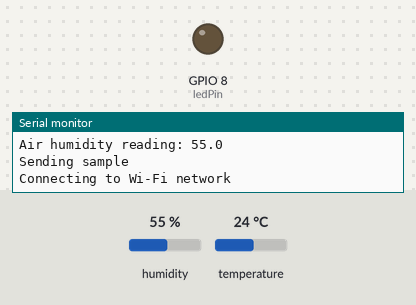
The sketch below on a simulated ESP32-C6. On the bench: output pins drawn as LEDs (lit = HIGH), the last lines printed to the serial monitor. The test bench sets the inputs (shaded band); at power-on: humidity 55 %, temperature 24 °C. WiFi joins after 1.5 s; servers stay silent unless stated; uploads are accepted with an empty reply; not simulated (calls return 0 or success): arduino_secrets.h. At 4.2 s the program puts the board to deep sleep or switches it off; the recording ends there.

Above: at 1.6 s.
At 3.98 s:
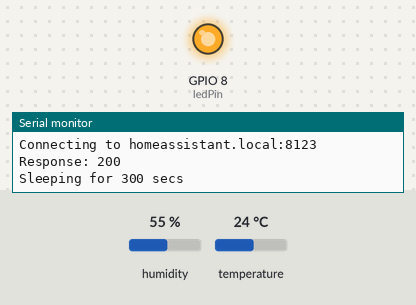
Timing chart, 0 to 4.2 s (numbered marks = the images above):
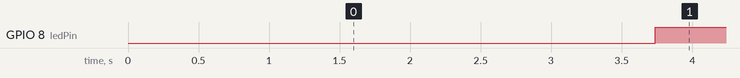

Measured:
- by itself, GPIO 8 (ledPin): LOW → HIGH at 3.7 s

The sketch:

soil-moisture-wifi.ino
```cpp
#include <math.h>
#include <Arduino.h>
#include <ArduinoJson.h>
#include <DHT.h>
#include <WiFi.h>
#include <WiFiClient.h>
#include <HTTPClient.h>
#include <esp_sleep.h>

#include <cstdio>

#include "smooth.hpp"
#include "arduino_secrets.h"

#define SW_VERSION "1.4.3"

// Hardware versions:
// 1.0 - 5x7cm PCB, ESP32-C6, DHT11 on pin A0, soil moisture sensor on A1
// 1.1 - Add battery voltage divider circuit on A2
// 1.2 - Swap DHT11 for DHT22, ESP32-C3 for -C6
// 1.3 - Add solar charger with divider circuit on A1; 47k resistor from +, 22k to GND
#define HW_VERSION "1.3.0"
#define MEASURE_SOLAR

// WiFi, HTTP settings
#ifndef WL_MAC_ADDR_LENGTH
#define WL_MAC_ADDR_LENGTH 6
#endif
uint8_t macAddress[WL_MAC_ADDR_LENGTH];

typedef struct {
    char *host;
    uint16_t port;
    char *token;
} server_t;

server_t servers[] = {
    { "192.168.1.11", 8200, NULL }, // tracing server
    { "192.168.1.61", 8123, TOKEN_DEV }, // homeassistant-dev
    { "homeassistant.local", 8123, TOKEN_PROD }, // homeassistant-prod
};

#define DEBUG_PRINTLN(x) Serial.println(x)
#define DEBUG_PRINTF(x, ...) Serial.printf(x, __VA_ARGS__)

#define MILLI (1000)
#define MICRO (1000 * 1000)

int secondsToSleep = 5 * 60;

// To reduce the jumpiness of readings, report a moving average
// over a certain number of samples.
const uint32_t smoothingWindow = 6;

// Must use pin aliases ("A0" vs "0") because the integer
// mappings are different between ESP32-C3 and ESP32-C6
const int dhtPin = A0;

// There are only 3 analog pins. Measure soil moisture
// or solar voltage, but not both.
#ifdef MEASURE_SOIL
const int moisturePin = A1;
#ifdef MEASURE_SOLOR
#error You can't measure soil and solar on the same system.
#endif
#endif
#ifdef MEASURE_SOLAR
const int solarPin = A1;
#endif

const int batteryPin = A2;
char sensorName[7];

// Soil mosture sensor calibrated with 3.3v on ESP32-C6
const int superWet = 1048;
const int superDry = 2048;

const int batteryFull = 4200;   // millivolts, according to spec
const int batteryEmpty = 3200;  // millivots

#ifdef LED_BUILTIN
const int ledPin = LED_BUILTIN;
#endif
const int ledON = LOW;
const int ledOFF = HIGH;

typedef struct {
    Smooth<int, smoothingWindow> batteryVoltage; // in millivolts
    Smooth<float, smoothingWindow * 4> batteryPercent;  // battery charge percent, 0-100;
                                                 // smooth over a much longer window because
                                                 // it doesn't change rapidly
#ifdef MEASURE_SOIL
    Smooth<float, smoothingWindow> moisture;     // soil moisture, in percent, 0-100
#endif
    Smooth<float, smoothingWindow> temperature;  // in •C
    Smooth<float, smoothingWindow> humidity;     // air relative humidity, in percent, 0-100
#ifdef MEASURE_SOLAR
    Smooth<int, smoothingWindow> solarVoltage;   // in millivolts
#endif
} sample_t;

RTC_DATA_ATTR sample_t samples;
RTC_DATA_ATTR struct {
    int attempts;
    int errors;
} connectionStats;
DHT dht(dhtPin, DHT22);

void waitForSerial(int millisec = 1500) {
    Serial.begin(19200);
    int waitUntil = millis() + millisec;
    while (millis() < waitUntil) {
        if (Serial.available()) {
            Serial.println("Serial monitor detected; shortening the refresh interval.");
            secondsToSleep /= 30;
            break;
        }
    }
}
void setup() {
    waitForSerial();
}

void initializePins() {
    // pinMode(dhtPin, INPUT_PULLUP);
#ifdef MEASURE_SOIL
    pinMode(moisturePin, INPUT);
#endif
#ifdef MEASURE_SOLAR
    pinMode(solarPin, INPUT);
#endif
    pinMode(batteryPin, INPUT);

#ifdef LED_BUILTIN
    pinMode(ledPin, OUTPUT);
    digitalWrite(ledPin, ledOFF);
#endif

    dht.begin();
}
void goToSleep() {
    uint64_t sleepTime = static_cast<uint64_t>(secondsToSleep * MICRO);
    int espOk = esp_sleep_enable_timer_wakeup(sleepTime);
    if (ESP_OK != espOk) {
        Serial.printf("Error enabling wakeup timer: %d\r\n", espOk);
    }

    DEBUG_PRINTF("Sleeping for %d secs\r\n", secondsToSleep);
    Serial.flush();
    delay(500);
    WiFi.disconnect(true, true);
    esp_deep_sleep_start();

    // This code should never be reached after deep sleep
    DEBUG_PRINTF("Awake from sleep; code %d\r\n", espOk);
    printWakeupReason();
}

// Round to one decimal place. Ex: 9.87 -> 9.9
float roundOff(float val) {
    return floor((val * 10.0) + 0.5) / 10.0;
}
void sendSample(sample_t * samples) {
    WiFiClient net;

    DEBUG_PRINTLN("Sending sample");
    Serial.printf("Connecting to Wi-Fi network %s\r\n", SECRET_SSID);

    connectionStats.attempts++;
    int maxSecondsForWiFi = 5;

    int status = WiFi.begin(SECRET_SSID, SECRET_PASS);
    status = WiFi.waitForConnectResult(maxSecondsForWiFi * MILLI);
    if (status != WL_CONNECTED) {
        connectionStats.errors++;
        Serial.printf("Couldn't connect to Wi-Fi: %d\r\n", status);
        return;
    }
    WiFi.macAddress(macAddress);
    snprintf(sensorName, sizeof(sensorName)/sizeof(char),
        "%02X%02X%02X", macAddress[3], macAddress[4], macAddress[5]);

    printWifiStatus();
    JsonDocument json;

    json["rssi"] = WiFi.RSSI();
    json["voltage"] = samples->batteryVoltage.get();
#ifdef MEASURE_SOIL
    json["moisture"] = roundOff(samples->moisture.get());
#endif
    json["temperature"] = roundOff(samples->temperature.get());
    json["humidity"] = roundOff(samples->humidity.get());
    json["battery"] = roundOff(samples->batteryPercent.get());
#ifdef MEASURE_SOLAR
    json["solar"] = samples->solarVoltage.get();
#endif
    json["sensor"] = sensorName;
    json["sn"] = sensorName;
    json["sw"] = SW_VERSION;
    json["hw"] = HW_VERSION;

    json["attempts"] = connectionStats.attempts;
    json["errors"] = connectionStats.errors;

    String data;
    serializeJson(json, data);
    Serial.print("Sending ");
    Serial.println(data);

    for (int idx = 0; idx < (sizeof(servers)/sizeof(servers[0])); idx++) {
        server_t server = servers[idx];
        HTTPClient client;

        Serial.printf("Connecting to %s:%d\r\n", server.host, server.port);
        if (client.begin(net, server.host, server.port, "/api/indigo-springs/samples")) {
            client.addHeader("Host", server.host);
            client.addHeader("Content-type", "application/json");
            if (server.token != NULL) {
                char token[512];
                snprintf(token, sizeof(token), "Bearer %s", server.token);
                client.addHeader("Authorization", token);
            }
            client.addHeader("Connection", "close");

            int responseCode = client.POST(data);
            Serial.printf("Response: %d ", responseCode);
            Serial.println(client.getString());
        } else {
            Serial.printf("couldn't connect to %s:%d\r\n",
                server.host, server.port);
        }
    }
}

void sampleAndSend() {
    Serial.println("Sampling");
    initializePins();
#ifdef LED_BUILTIN
    digitalWrite(ledPin, ledON);
#endif

#ifdef MEASURE_SOIL
    int moistureVolts = analogReadMilliVolts(moisturePin);
    float moisture = map(moistureVolts, superWet, superDry, 1000, 0) / 10.0;
    moisture = constrain(moisture, 0.0F, 100.0F);
    // truncate to one decimal place
    moisture = floor((moisture * 10.0) + .5)/ 10.0;
    // samples.voltage.add(moistureVolts);
    samples.moisture.add(moisture);
#endif

    if (true) {
        dht.read();
        Serial.printf("Temperature reading: %.1f\r\n", dht.readTemperature());
        Serial.printf("Air humidity reading: %.1f\r\n", dht.readHumidity());
    }
    samples.temperature.add(dht.readTemperature());
    samples.humidity.add(dht.readHumidity());

    int batteryMilliVolts = analogReadMilliVolts(batteryPin);
    batteryMilliVolts *= 2;  // battery divider circuit
    int batteryPercent = map(batteryMilliVolts,
        batteryEmpty, batteryFull, 0, 100);
    batteryPercent = constrain(batteryPercent, 0, 100);
    samples.batteryPercent.add(batteryPercent);
    samples.batteryVoltage.add(batteryMilliVolts);

#ifdef MEASURE_SOLAR
    /*
     * The panel I'm using can output up to 6v, so we use
     * a divider circuit with 22K and 47K resistors to bring
     * the voltage down to a range that the ESP32 can measure.
     *
     *  Ohm's law: vactual = (measured * (r1 + r2)) / r2
     */
    int solarMilliVolts = analogReadMilliVolts(solarPin);
    solarMilliVolts = (solarMilliVolts * (47000 + 22000)) / 22000; // divider circuit
    samples.solarVoltage.add(solarMilliVolts);
#endif

    sendSample(&samples);

#ifdef LED_BUILTIN
    digitalWrite(ledPin, ledOFF);
#endif
}

void loop() {
    sampleAndSend();
    goToSleep();
}

void printWifiStatus() {
    Serial.printf("IP address: ");
    Serial.println(WiFi.localIP());
    Serial.print("Signal strength: ");
    Serial.print(WiFi.RSSI());
    Serial.println(" dBm");
    Serial.printf("Sensor: %s\r\n", sensorName);
}

void printWakeupReason() {
    esp_sleep_wakeup_cause_t wakeup_reason;

    wakeup_reason = esp_sleep_get_wakeup_cause();

    switch (wakeup_reason) {
        case ESP_SLEEP_WAKEUP_EXT0:
            Serial.println("Wakeup due to RTC_IO");
            break;
        case ESP_SLEEP_WAKEUP_EXT1:
            Serial.println("Wakeup due to RTC_CNTL");
            break;
        case ESP_SLEEP_WAKEUP_TIMER:
            Serial.println("Wakeup due to timer");
            break;
        case ESP_SLEEP_WAKEUP_TOUCHPAD:
            Serial.println("Wakeup due to touchpad");
            break;
        case ESP_SLEEP_WAKEUP_ULP:
            Serial.println("Wakeup due to ULP program");
            break;
        default:
            Serial.printf("Wakeup was not caused by deep sleep: %d\r\n",
                wakeup_reason);
            break;
    }
}
```

smooth.hpp
```cpp
#include <iostream>
using namespace std;

template<typename T, size_t window>
class Smooth {
public:
        Smooth() :
                initialized(false),
                index(0)
        { }

        void add(T addend) {
                if (!initialized) {
                        for (int idx = 0; idx < window; idx++) {
                                values[idx] = addend;
                        }
                        initialized = true;
                        total = window * addend;
                }
                total += addend - values[index];
                values[index] = addend;
                index++;
                index %= window;
        }

        T get () const {
                return total / window;
        }

private:

        friend ostream& operator << ( std::ostream& outs, const Smooth & s ) {
                return outs << "(index=" << s.index << ",total=" << s.total << ",average=" << s.get() << ")";
        }

        bool initialized;
        int index;
        T total;
        T values[window];
};
```
